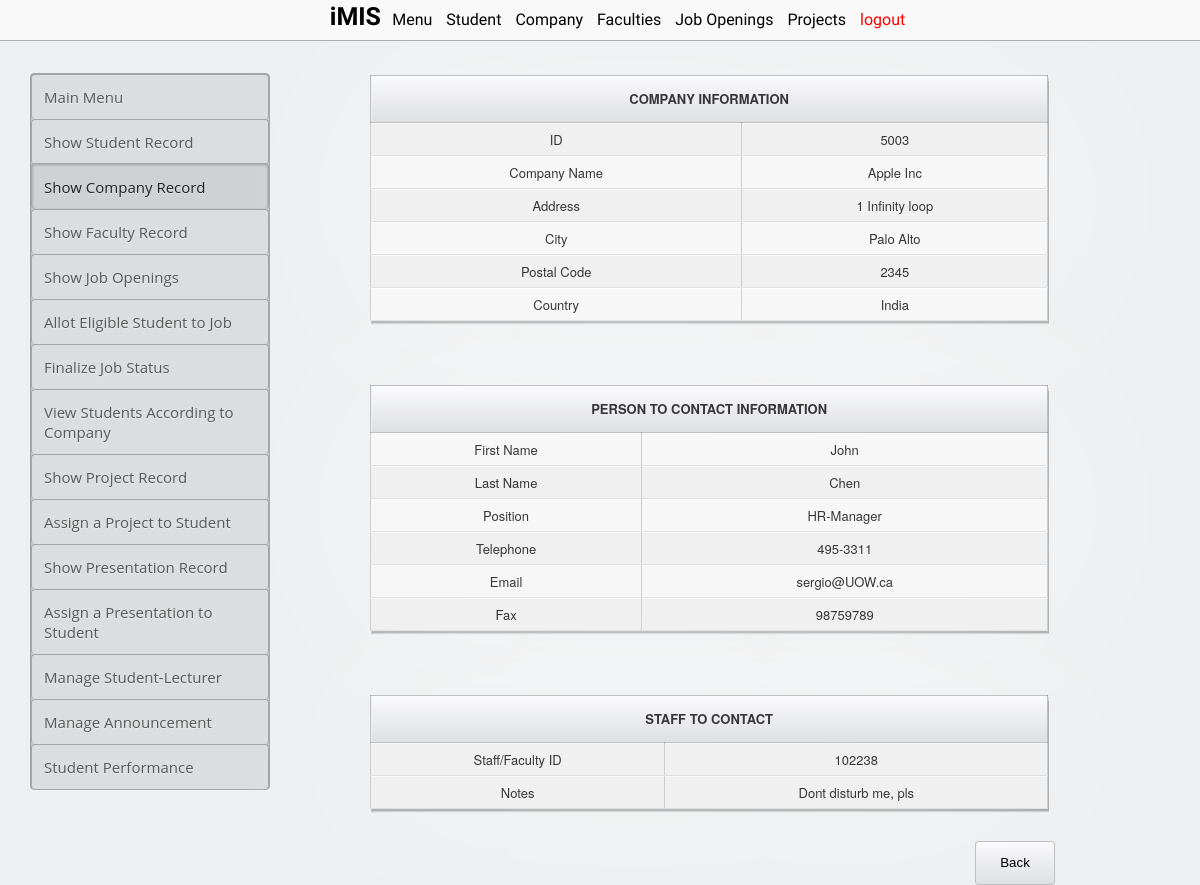
/coordinator/company_view_details.php?id=5003, run on the app's committed database.
### tables this page shows
CREATE TABLE `company_details` (
  `ID` varchar(14) NOT NULL DEFAULT '',
  `CO_NAME` varchar(32) DEFAULT NULL,
  `ADDRESS` varchar(50) DEFAULT NULL,
  `CITY` varchar(32) DEFAULT NULL,
  `POSTAL_CODE` varchar(10) DEFAULT NULL,
  `COUNTRY` varchar(32) DEFAULT NULL,
  `C_FIRST_NAME` varchar(20) DEFAULT NULL,
  `C_LAST_NAME` varchar(20) DEFAULT NULL,
  `C_POSITION` varchar(32) DEFAULT NULL,
  `TELEPHONE` varchar(14) DEFAULT NULL,
  `EMAIL` varchar(32) DEFAULT NULL,
  `FAX` varchar(14) DEFAULT NULL,
  `FACULTY_ID` varchar(14) DEFAULT NULL,
  `NOTES` varchar(100) DEFAULT NULL
);

### coordinator/company_view_details.php (the view, shortened to what this page needs)
<?php
echo "
<!DOCTYPE html>
<html lang='en'>
<head>
    <link href='../style_admin.css' rel='stylesheet'>
    <link href='../table.css' rel='stylesheet'>
</head>
<body>
    <nav id='nav'>
        <ul style='list-style: none; display: inline'>
            <div id='logo' style='font-weight: bold'>
                iMIS
            </div>
            <li><a href='coordinator.php'>Menu</a></li>
            <li><a href='show_student.php'>Student </a></li>
            <li><a href='show_company.php'>Company</a></li>
            <li><a href='show_faculty.php'>Faculties</a></li>
            <li><a href='job_opening_show.php'>Job Openings</a></li>
            <li><a href='project_show.php'>Projects</a></li>
            <li align='right' ><a href='../logout.php' style='color:red;'>logout</a></li>
        </ul>
    </nav>
    <div id='main'>
        <div id='left'>
            <div id='sidebar'>
                <div class='menu'>
                    <a href='coordinator.php'>
                        <div class='menu menu-item' id='student_tc'>
                            Main Menu
                        </div>
                    </a>
                    <a href='show_student.php'>
                        <div class='menu menu-item' id='student_tc'>
                            Show Student Record
                        </div>
                    </a>
                    <a href='show_company.php'>
                        <div class='menu menu-item' id='company_tc' style='box-shadow: inset 0px 1px 3px rgba(0,0,0,0.2), inset 0 0 3px rgba(0,0,0,0.05);
                        color: #212121;
                        margin-top: -1px;
                        padding-top: 13px;
                        background: rgba(0,0,0,0.06);'>
                            Show Company Record
                        </div>
                    </a>
                    <a href='show_faculty.php'>
                        <div class='menu menu-item' id='faculty_tc'>
                            Show Faculty Record
                        </div>
                    </a>
                    <a href='job_opening_show.php'>
                        <div class='menu menu-item' id='company_tc'>
                            Show Job Openings
                        </div>
                    </a>
                    <a href='prospect_status_edit.php'>
                        <div class='menu menu-item' id='faculty_tc'>
                            Allot Eligible Student to Job
                        </div>
                    </a>
                    <a href='company_response_status.php' >
                        <div class='menu menu-item' id='faculty_tc'>
                            Finalize Job Status
                        </div>
                    </a>
                    <a href='company_student_selected.php' >
                        <div class='menu menu-item' id='faculty_tc'>
                            View Students According to Company
                        </div>
                    </a>
                    <a href='project_show.php'>
                        <div class='menu menu-item' id='faculty_tc'>
                        Show Project Record
                        </div>
                    </a>
                    <a href='project_allot.php'>
                        <div class='menu menu-item' id='faculty_tc'>
                            Assign a Project to Student
                    </div>
                    </a>
                    <a href='presentation_show.php'>
                        <div class='menu menu-item' id='faculty_tc'>
                            Show Presentation Record
                        </div>
                    </a>
                    <a href='presentation_allot.php'>
                        <div class='menu menu-item' id='faculty_tc'>
                            Assign a Presentation to Student
                        </div>
                    </a>
                    <a href='fsvsupervisor_student_selected.php'>
                        <div class='menu menu-item' id='student_tc'>
                            Manage Student-Lecturer
                        </div>
                    </a>
                    <a href='announcement.php'>
                        <div class='menu menu-item' id='faculty_tc'>
                            Manage Announcement
                        </div>
                    </a>
                    <a href='marks.php'>
                        <div class='menu menu-item' id='faculty_tc'>
                            Student Performance
                        </div>
                    </a>
                </div>
            </div>
        </div>
    </div>
        <div id='right'>";
            $id=$_GET['id'];
            require 'connection.php';
            $str="select * from company_details where id='$id'";
            $result=mysqli_query($con, $str);
            $row=mysqli_fetch_array($result);
            echo "
            <div class='table_container'>
                <div class='sub-table-container'>
                    <table class='tc'>
                        <thead>
                            <tr>
                                <th class='tpl-bar-breadcrumbs' colspan='3'>COMPANY INFORMATION</th>
                            </tr>
                        </thead>
                        <tbody>
                            <tr class='row'>
                                <td class='item alter'>ID</td>
                                <td class='item alter'>$row[0]</td>
                            </tr>
                            <tr class='row'>
                                <td class='item'>Company Name</td>
                                <td class='item'>$row[1]</td>
                            </tr>
                            <tr class='row'>
                                <td class='item alter'>Address</td>
                                <td class='item alter'>$row[2]</td>
                            </tr>
                            <tr class='row'>
                                <td class='item'>City</td>
                                <td class='item'>$row[3]</td>
                            </tr>
                            <tr class='row'>
                                <td class='item alter'>Postal Code</td>
                                <td class='item alter'>$row[4]</td>
                            </tr>
                            <tr class='row'>
                                <td class='item'>Country</td>
                                <td class='item'>$row[5]</td>
                            </tr>
                        </tbody>
                    </table>
                </div>
            </div>
            <div class='table_container'>
                <div class='sub-table-container'>
                    <table class='tc'>
                        <thead>
                            <tr>
                                <th class='tpl-bar-breadcrumbs' colspan='3'>PERSON TO CONTACT INFORMATION</th>
                            </tr>
                        </thead>
                        <tbody>
                            <tr class='row'>
                                <td class='item'>First Name</td>
                                <td class='item'>$row[6]</td>
                            </tr>
                            <tr class='row'>
                                <td class='item alter'>Last Name</td>
                                <td class='item alter'>$row[7]</td>
                            </tr>
                            <tr class='row'>
                                <td class='item'>Position</td>
                                <td class='item'>$row[8]</td>
                            </tr>
                            <tr class='row'>
                                <td class='item alter'>Telephone</td>
                                <td class='item alter'>$row[9]</td>
                            </tr>
                            <tr class='row'>
                                <td class='item'>Email</td>
                                <td class='item'>$row[10]</td>
                            </tr>
                            <tr class='row'>
                                <td class='item alter'>Fax</td>
                                <td class='item alter'>$row[11]</td>
                            </tr>
                        </tbody>
                    </table>
                </div>
            </div>
            <div class='table_container'>
                <div class='sub-table-container'>
                    <table class='tc'>
                        <thead>
                            <tr>
                                <th class='tpl-bar-breadcrumbs' colspan='3'>STAFF TO CONTACT</th>
                            </tr>
                        </thead>
                        <tbody>
                            <tr class='row'>
                                <td class='item alter'>Staff/Faculty ID</td>
                                <td class='item alter'>$row[12]
                                </td>
                            </tr>
                            <tr class='row'>
                                <td class='item alter'>Notes</td>
                                <td class='item alter'>$row[13]
                                </td>
                            </tr>
                        </tbody>
                    </table>
                </div>
            </div>
            ";
            echo "<div style='padding-left:75%;'>
            <a href='show_company.php'><button class='edit-button' style='float:left;line-height:40px;width:80px;visibility:visible;'>Back</button></a>
        </div>
    </div>
</div>
</body>
</html>";
?>

### style_admin.css (style rules this page uses)
body, html { margin: 0px auto; width: 100%; }
#nav { position: fixed; height: 40px; width: 100%; font-family: "open sans light", "Helvetica Neue", Helvetica, arial, sans-serif; background: #F9F9F9; border-bottom: 1px solid #ADADAD; text-align: center; }
li { display: inline-block; padding-left: 5px; padding-right: 5px; padding-top: 10px; padding-bottom: 10px; }
a { color: black; text-decoration: none; }
#nav li { text-decoration: none; color: #000000; }
#nav ul { margin-top: 0px; }
#logo { display: inline; font-size: 25px; text-align: left; }
#main { padding-top: 43px; width: '100%'; margin: 0 auto; }
#left { float: left; width: 25%; }
#right { float: right; width: 75%; }
#nav { z-index:50; }
#main { z-index: 5; }

### coordinator/company_view_details.php (style rules this page uses)
body { font-family: 'open sans', 'Helvetica Neue', Helvetica, arial, sans-serif; background: #EDEFF0; }

### data on the page
company_details: ID "5003", CO_NAME "Apple Inc", ADDRESS "1 Infinity loop", CITY "Palo Alto", POSTAL_CODE "2345", COUNTRY "India", C_FIRST_NAME "John", C_LAST_NAME "Chen", C_POSITION "HR-Manager", TELEPHONE "495-3311", EMAIL "sergio@UOW.ca", FAX "98759789", FACULTY_ID "102238", NOTES "Dont disturb me, pls"
